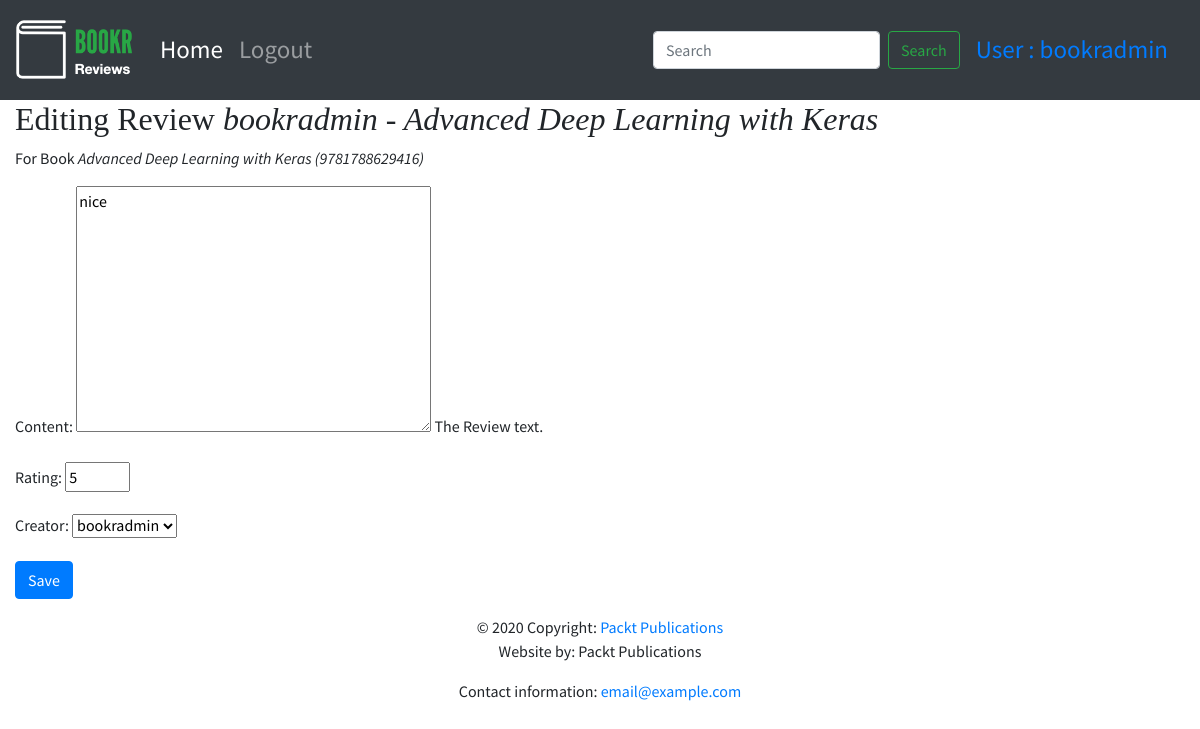
/books/1/reviews/3/ (signed in), run on the app's committed database.
### reviews/models.py (models this page shows, shortened)
class Review(models.Model):
    content = models.TextField(help_text="The Review text.")
    rating = models.IntegerField(help_text="The rating the reviewer has given.")
    date_created = models.DateTimeField(auto_now_add=True, help_text="The date and time the reviews was created.")
    date_edited = models.DateTimeField(null=True, help_text="The date and time the reviews was last edited.")
    creator = models.ForeignKey(auth.get_user_model(), on_delete=models.CASCADE)
    book = models.ForeignKey(Book, on_delete=models.CASCADE, help_text="The Book that this reviews is for.")
    def __str__(self):
        return "{} - {}".format(self.creator.username, self.book.title)

class Book(models.Model):
    title = models.CharField(max_length=70, help_text="The title of the book.")
    publication_date = models.DateField(verbose_name="Date the book was published.")
    isbn = models.CharField(max_length=20, verbose_name="ISBN number of the book.")
    publisher = models.ForeignKey(Publisher, on_delete=models.CASCADE)
    contributors = models.ManyToManyField('Contributor', through="BookContributor")
    cover = models.ImageField(null=True, blank=True, upload_to="book_covers/")
    sample = models.FileField(null=True, blank=True, upload_to="book_samples/")
    def __str__(self):
        return "{} ({})".format(self.title, self.isbn)

### reviews/views.py (the view)
# urls.py: path('books/<int:book_pk>/reviews/<int:review_pk>/', views.review_edit, name='review_edit'),
@login_required
def review_edit(request, book_pk, review_pk=None):
    book = get_object_or_404(Book, pk=book_pk)
    if review_pk is None:
        review = None
    else:
        review = get_object_or_404(Review, pk=review_pk, book_id=book_pk)
        user = request.user
        if not user.is_staff and review.creator.id != user.id:
            raise PermissionDenied
    if request.method == "POST":
        form = ReviewForm(request.POST, instance=review)
        if form.is_valid():
            update_review = form.save(False)
            update_review.book = book
            if review is None:
                messages.success(request, "Review for \"{}\" created.".format(book))
            else:
                update_review.date_edited = timezone.now()
                messages.success(request, "Review for \"{}\" created.".format(book))
            update_review.save()
            return redirect("book_detail", book.pk)
    else:
        form = ReviewForm(instance=review)
    return render(request, 'reviews/instance-form.html',
                  {"form": form,
                   "instance": review,
                   "model_type": "Review",
                   "related_instance": book,
                   "related_model_type": "Book"
                   }
                  )

### reviews/form.py
class ReviewForm(forms.ModelForm):
    class Meta:
        model = Review
        exclude = ["date_edited", "book"]
    rating = forms.IntegerField(min_value=0, max_value=5)

### reviews/templates/reviews/instance-form.html (shortened to what this page needs)
{% extends 'reviews/base.html' %}
{% block content %}
<h2>
    {% if instance %}
    Editing {{ model_type }} <em>{{ instance }}</em>
    {% else %}
    New {{ model_type }}
    {% endif %}
</h2>
    {% if related_instance and related_model_type %}
    <p>For {{related_model_type}} <em>{{related_instance}}</em></p>
    {% endif %}
<form method="post" {% if is_file_upload %} enctype="multipart/form-data" {% endif %}>
    {{form.as_p}}
    <button type="submit" class="btn btn-primary">
         {% if instance %}Save{% else %}Create{% endif %}
    </button>
</form>
{% endblock %}

### templates/base.html (shortened to what this page needs)
<!doctype html>
{% load static %}
<html lang="en">
  <head>
    <link rel="stylesheet" href="https://stackpath.bootstrapcdn.com/bootstrap/4.4.1/css/bootstrap.min.css">
    <link rel="stylesheet" href="https://cdnjs.cloudflare.com/ajax/libs/font-awesome/4.7.0/css/font-awesome.min.css">
    <link rel="stylesheet" href="{% static 'main.css'%}">
  </head>
  <body>
        <nav class="navbar navbar-expand-sm navbar-dark bg-dark sticky-top">
          <a class="navbar-brand" href="/">{% block brand %}<img src="{% static 'logo.png' %}">{% endblock %}</a>
          <div class="collapse navbar-collapse" id="navbarSupportedContent">
            <ul class="navbar-nav mr-auto">
              <li class="nav-item active">
                <a class="nav-link" href="/books/">Home <span class="sr-only">(current)</span></a>
              </li>
                {% if user.is_authenticated %}
              <li class="nav-item">
                <a class="nav-link" href="/accounts/logout">Logout</a>
              </li>
                {% else %}
                <li class="nav-item">
                <a class="nav-link" href="/accounts/login">Login</a>
              </li>
                {% endif %}
            </ul>
            <form class="form-inline my-2 my-lg-0">
              <input class="form-control mr-sm-2" type="search" placeholder="Search" aria-label="Search">
              <button class="btn btn-outline-success my-2 my-sm-0" type="submit">Search</button>
            </form>
              {% if user.is_authenticated %}
              <a class="nav-link" href="/accounts/profile">User : {{user.username}} </a>
              {% endif %}
          </div>
        </nav>
        <div class="container-fluid">
        {% block content %}{% endblock %}
        </div>
  <footer class="page-footer font-small blue">
    <div class="footer-copyright text-center py-3">© 2020 Copyright:
      <a href="https://www.packtpub.com"> Packt Publications</a>
      <p>Website by: Packt Publications</p>
      <p>Contact information: <a href="mailto:email@example.com">email@example.com</a></p>
    </div>
  </footer>
  </body>
</html>

### static/main.css (style rules this page uses)
.navbar { min-height: 100px; font-size: 25px; }
.navbar-brand { font-size: 25px; }
body { font-family: 'Source Sans Pro', sans-serif; background-color: #e6efe8 color: #393939; }
h1, h2, h3, h4, h5, h6 { font-family: 'Libre Baskerville', serif; }

### data on the page
Review: creator+book "bookradmin - Advanced Deep Learning with Keras", content "nice", rating "5", creator "bookradmin"
Book: title+isbn "Advanced Deep Learning with Keras (9781788629416)"

### other printed values
{{ user.username }} "bookradmin"
{{ model_type }} "Review"
{{ related_model_type }} "Book"
